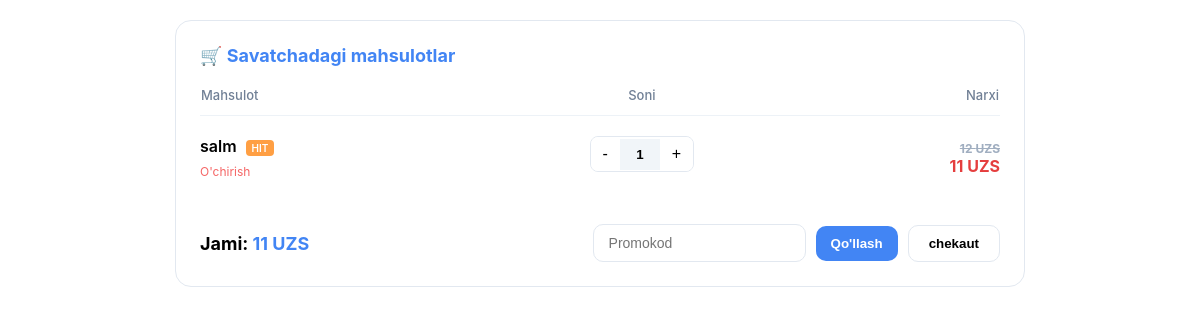
Page /apps/savat/ on the earlier database version.
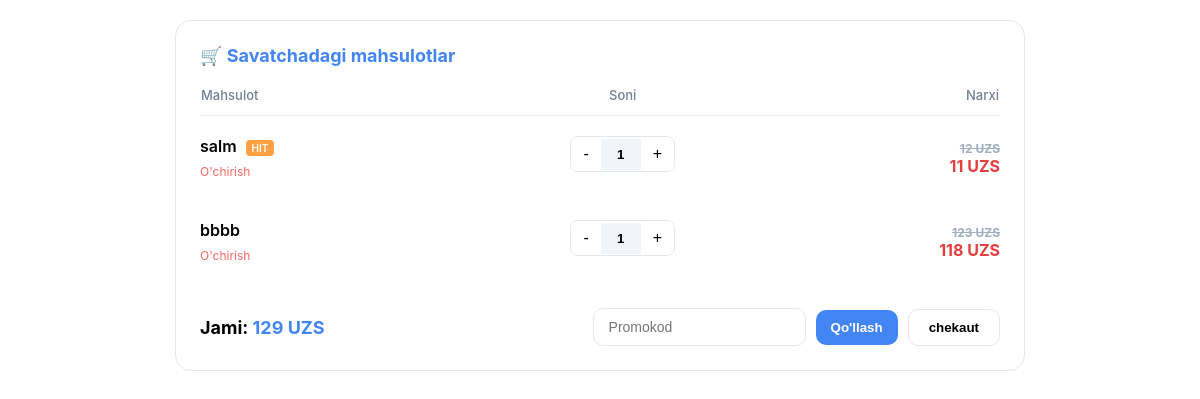
Same page on the later database version.
### apps/models.py (models this page shows, shortened)
class BaseCreatedModel(models.Model):
    created_at = models.DateTimeField(auto_now_add=True)
    updated_at = models.DateTimeField(auto_now=True)
    class Meta:
        abstract = True

class Product(BaseCreatedModel):
    category = models.ForeignKey(Category, on_delete=models.CASCADE, related_name='products')
    name = models.CharField(max_length=200, verbose_name="Mahsulot nomi")
    slug = models.SlugField(max_length=300, unique=True, editable=False)
    price = models.DecimalField(max_digits=12, decimal_places=0, verbose_name="Narxi")
    sale = models.IntegerField(validators=[MaxValueValidator(100), MinValueValidator(0)], default=0)
    description = models.TextField(verbose_name="Tarkibi/Haqida")
    count = models.IntegerField(default=0)
    is_active = models.BooleanField(default=True)
    is_hit = models.BooleanField(default=False, verbose_name="Sotuv xitimi?")
    tags = models.ManyToManyField(Tags, blank=True, related_name='tag_list')

### apps/views.py (the view)
# urls.py: path('savat/', savatView.as_view(), name='savat'),
class savatView(TemplateView):
    template_name = 'product/savat.html'
    def get_context_data(self, **kwargs):
        context = super().get_context_data(**kwargs)
        products = Product.objects.filter(is_active=True)[:2]
        cart_items = []
        total_price = 0
        for prod in products:
            quantity = 1
            current_price = prod.price
            if prod.sale > 0:
                current_price = prod.price * (100 - prod.sale) / 100
            item_total = current_price * quantity
            total_price += item_total
            cart_items.append({
                'product': prod,
                'quantity': quantity,
                'subtotal': int(item_total)  # HTMLdagi subtotal bilan mos kelishi uchun
            })
        context['cart_items'] = cart_items
        context['total_price'] = int(total_price)
        return context

### templates/product/savat.html (shortened to what this page needs)
<!DOCTYPE html>
<html lang="uz">
<head>
</head>
<body>
<div class="cart-container">
    <div class="cart-title">
        🛒 Savatchadagi mahsulotlar
    </div>
    <table class="cart-table">
        <thead>
            <tr>
                <th>Mahsulot</th>
                <th style="text-align: center;">Soni</th>
                <th style="text-align: right;">Narxi</th>
            </tr>
        </thead>
        <tbody>
            {% for item in cart_items %}
            <tr class="cart-item">
                <td>
                    <div class="item-name">
                        {{ item.product.name }}
                        {% if item.product.is_hit %}
                        <span class="badge-hit">HIT</span>
                        {% endif %}
                    </div>
                    <a href="#" class="remove-btn">O'chirish</a>
                </td>
                <td style="display: flex; justify-content: center;">
                    <div class="qty-control">
                        <button type="button" onclick="decrement(this)">-</button>
                        <input type="text" class="qty-input"
                               data-unit-price="{{ item.product.sale|default:item.product.price }}"
                               value="{{ item.quantity }}" readonly>
                        <button type="button" onclick="increment(this)">+</button>
                    </div>
                </td>
                <td class="item-price">
                    {% if item.product.sale > 0 %}
                        <div style="font-size: 0.75rem; color: #a0aec0; text-decoration: line-through;">
                            {{ item.product.price }} UZS
                        </div>
                        <div style="color: #e53e3e;" class="item-price-val">
                            {{ item.subtotal }} UZS
                        </div>
                    {% else %}
                        <div class="item-price-val">{{ item.product.price }} UZS</div>
                    {% endif %}
                </td>
            </tr>
            {% endfor %}
        </tbody>
    </table>
    <div class="cart-footer">
        <div class="total-price">
            Jami: <span id="total-display">{{ total_price }} UZS</span>
        </div>
        <div class="promo-section">
            <input type="text" id="promo-code-input" class="promo-input" placeholder="Promokod">
            <button type="button" id="apply-promo-btn" class="promo-apply-btn" onclick="applyCoupon()">Qo'llash</button>
            <a href="{% url 'chekaut' %}" style="text-decoration: none;">
                <button type="button" class="apply-btn">chekaut</button>
            </a>
        </div>
    </div>
</div>
</body>
</html>

Differences in the rows shown:
added Product: product.name "bbbb", quantity "1", product.price "123", subtotal "118"
Other differences:
{{ total_price }}: "11" → "129"
